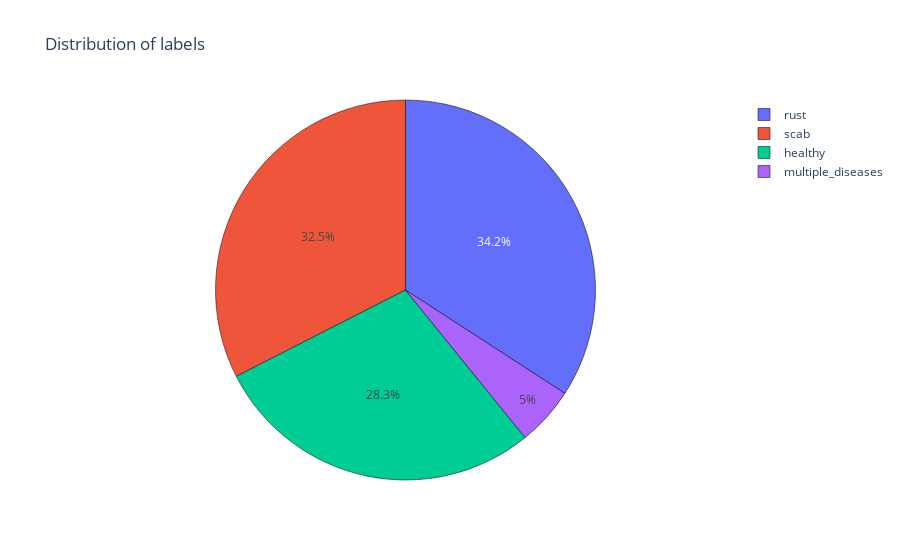

The cell this chart's notebook holds for it:
### Markdown cell above
### Distribution of labels

### Code cell
fig = go.Figure([go.Pie(labels=train_df.columns[1:],
           values=train_df.iloc[:, 1:].sum().values)])
fig.update_layout(title_text="Distribution of labels")
fig.data[0].marker.line.color = 'rgb(0, 0, 0)'
fig.data[0].marker.line.width = 0.5
fig.show()

### Figure 1 — Plotly figure (JSON) as saved in the notebook; plotly's stock layout.template omitted (floating-point values rounded to 4 significant figures)
{"data": [{"labels": ["healthy", "multiple_diseases", "rust", "scab"], "marker": {"line": {"color": "rgb(0, 0, 0)", "width": 0.5}}, "type": "pie", "values": [516, 91, 622, 592]}], "layout": {"title": {"text": "Distribution of labels"}}}
